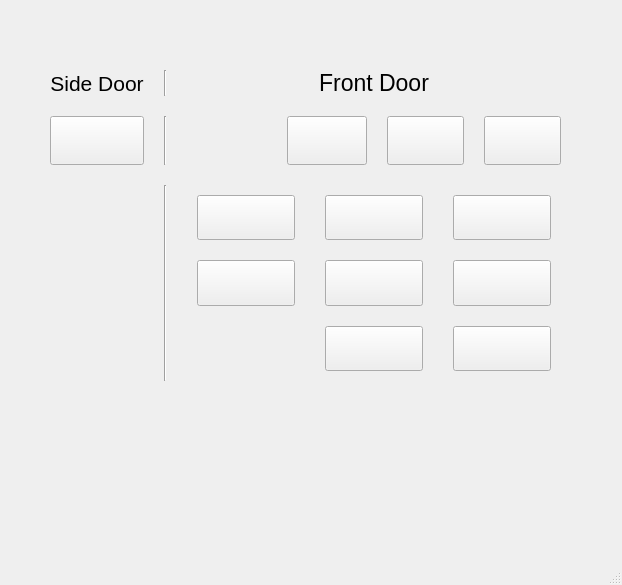
<?xml version="1.0" encoding="UTF-8"?>
<ui version="4.0">
 <class>WBSDButtonTestWindow</class>
 <widget class="QMainWindow" name="WBSDButtonTestWindow">
  <property name="geometry">
   <rect>
    <x>0</x>
    <y>0</y>
    <width>622</width>
    <height>585</height>
   </rect>
  </property>
  <property name="windowTitle">
   <string>Button test</string>
  </property>
  <widget class="QWidget" name="centralwidget">
   <widget class="QWidget" name="gridLayoutWidget">
    <property name="geometry">
     <rect>
      <x>20</x>
      <y>40</y>
      <width>551</width>
      <height>371</height>
     </rect>
    </property>
    <layout class="QGridLayout" name="gridLayout" rowstretch="1,2,8" columnstretch="1,0,5">
     <property name="leftMargin">
      <number>30</number>
     </property>
     <property name="topMargin">
      <number>30</number>
     </property>
     <property name="rightMargin">
      <number>10</number>
     </property>
     <property name="bottomMargin">
      <number>30</number>
     </property>
     <property name="spacing">
      <number>20</number>
     </property>
     <item row="0" column="0">
      <widget class="QLabel" name="label">
       <property name="font">
        <font>
         <pointsize>16</pointsize>
        </font>
       </property>
       <property name="text">
        <string>Side Door</string>
       </property>
       <property name="alignment">
        <set>Qt::AlignCenter</set>
       </property>
      </widget>
     </item>
     <item row="1" column="2">
      <layout class="QHBoxLayout" name="horizontalLayout">
       <property name="spacing">
        <number>20</number>
       </property>
       <property name="leftMargin">
        <number>100</number>
       </property>
       <item>
        <widget class="QPushButton" name="button9">
         <property name="enabled">
          <bool>true</bool>
         </property>
         <property name="sizePolicy">
          <sizepolicy hsizetype="Minimum" vsizetype="Expanding">
           <horstretch>0</horstretch>
           <verstretch>0</verstretch>
          </sizepolicy>
         </property>
         <property name="minimumSize">
          <size>
           <width>80</width>
           <height>37</height>
          </size>
         </property>
         <property name="text">
          <string/>
         </property>
        </widget>
       </item>
       <item>
        <widget class="QPushButton" name="button10">
         <property name="enabled">
          <bool>true</bool>
         </property>
         <property name="sizePolicy">
          <sizepolicy hsizetype="Minimum" vsizetype="Expanding">
           <horstretch>0</horstretch>
           <verstretch>0</verstretch>
          </sizepolicy>
         </property>
         <property name="text">
          <string/>
         </property>
        </widget>
       </item>
       <item>
        <widget class="QPushButton" name="button11">
         <property name="enabled">
          <bool>true</bool>
         </property>
         <property name="sizePolicy">
          <sizepolicy hsizetype="Minimum" vsizetype="Expanding">
           <horstretch>0</horstretch>
           <verstretch>0</verstretch>
          </sizepolicy>
         </property>
         <property name="text">
          <string/>
         </property>
        </widget>
       </item>
      </layout>
     </item>
     <item row="0" column="2">
      <widget class="QLabel" name="label_2">
       <property name="font">
        <font>
         <pointsize>17</pointsize>
        </font>
       </property>
       <property name="text">
        <string>Front Door</string>
       </property>
       <property name="alignment">
        <set>Qt::AlignCenter</set>
       </property>
      </widget>
     </item>
     <item row="2" column="2">
      <layout class="QGridLayout" name="gridLayout_3" columnstretch="0,0,0,0">
       <property name="sizeConstraint">
        <enum>QLayout::SetDefaultConstraint</enum>
       </property>
       <property name="leftMargin">
        <number>10</number>
       </property>
       <property name="topMargin">
        <number>10</number>
       </property>
       <property name="rightMargin">
        <number>10</number>
       </property>
       <property name="bottomMargin">
        <number>10</number>
       </property>
       <property name="horizontalSpacing">
        <number>30</number>
       </property>
       <property name="verticalSpacing">
        <number>20</number>
       </property>
       <item row="2" column="2">
        <widget class="QPushButton" name="button3">
         <property name="sizePolicy">
          <sizepolicy hsizetype="Minimum" vsizetype="Expanding">
           <horstretch>0</horstretch>
           <verstretch>0</verstretch>
          </sizepolicy>
         </property>
         <property name="text">
          <string/>
         </property>
        </widget>
       </item>
       <item row="2" column="3">
        <widget class="QPushButton" name="button6">
         <property name="sizePolicy">
          <sizepolicy hsizetype="Minimum" vsizetype="Expanding">
           <horstretch>0</horstretch>
           <verstretch>0</verstretch>
          </sizepolicy>
         </property>
         <property name="text">
          <string/>
         </property>
        </widget>
       </item>
       <item row="0" column="2">
        <widget class="QPushButton" name="button1">
         <property name="sizePolicy">
          <sizepolicy hsizetype="Minimum" vsizetype="Expanding">
           <horstretch>0</horstretch>
           <verstretch>0</verstretch>
          </sizepolicy>
         </property>
         <property name="text">
          <string/>
         </property>
        </widget>
       </item>
       <item row="0" column="3">
        <widget class="QPushButton" name="button4">
         <property name="sizePolicy">
          <sizepolicy hsizetype="Minimum" vsizetype="Expanding">
           <horstretch>0</horstretch>
           <verstretch>0</verstretch>
          </sizepolicy>
         </property>
         <property name="text">
          <string/>
         </property>
        </widget>
       </item>
       <item row="1" column="3">
        <widget class="QPushButton" name="button5">
         <property name="sizePolicy">
          <sizepolicy hsizetype="Minimum" vsizetype="Expanding">
           <horstretch>0</horstretch>
           <verstretch>0</verstretch>
          </sizepolicy>
         </property>
         <property name="text">
          <string/>
         </property>
        </widget>
       </item>
       <item row="1" column="2">
        <widget class="QPushButton" name="button2">
         <property name="sizePolicy">
          <sizepolicy hsizetype="Minimum" vsizetype="Expanding">
           <horstretch>0</horstretch>
           <verstretch>0</verstretch>
          </sizepolicy>
         </property>
         <property name="text">
          <string/>
         </property>
        </widget>
       </item>
       <item row="0" column="1">
        <widget class="QPushButton" name="button7">
         <property name="sizePolicy">
          <sizepolicy hsizetype="Minimum" vsizetype="Expanding">
           <horstretch>0</horstretch>
           <verstretch>0</verstretch>
          </sizepolicy>
         </property>
         <property name="text">
          <string/>
         </property>
        </widget>
       </item>
       <item row="1" column="1">
        <widget class="QPushButton" name="button8">
         <property name="sizePolicy">
          <sizepolicy hsizetype="Minimum" vsizetype="Expanding">
           <horstretch>0</horstretch>
           <verstretch>0</verstretch>
          </sizepolicy>
         </property>
         <property name="text">
          <string/>
         </property>
        </widget>
       </item>
      </layout>
     </item>
     <item row="1" column="0">
      <widget class="QPushButton" name="button12">
       <property name="sizePolicy">
        <sizepolicy hsizetype="Minimum" vsizetype="Expanding">
         <horstretch>0</horstretch>
         <verstretch>0</verstretch>
        </sizepolicy>
       </property>
       <property name="text">
        <string/>
       </property>
      </widget>
     </item>
     <item row="0" column="1">
      <widget class="Line" name="line">
       <property name="orientation">
        <enum>Qt::Vertical</enum>
       </property>
      </widget>
     </item>
     <item row="1" column="1">
      <widget class="Line" name="line_2">
       <property name="orientation">
        <enum>Qt::Vertical</enum>
       </property>
      </widget>
     </item>
     <item row="2" column="1">
      <widget class="Line" name="line_3">
       <property name="sizePolicy">
        <sizepolicy hsizetype="Expanding" vsizetype="Expanding">
         <horstretch>0</horstretch>
         <verstretch>0</verstretch>
        </sizepolicy>
       </property>
       <property name="orientation">
        <enum>Qt::Vertical</enum>
       </property>
      </widget>
     </item>
    </layout>
   </widget>
  </widget>
  <widget class="QMenuBar" name="menubar">
   <property name="geometry">
    <rect>
     <x>0</x>
     <y>0</y>
     <width>622</width>
     <height>21</height>
    </rect>
   </property>
  </widget>
  <widget class="QStatusBar" name="statusbar"/>
 </widget>
 <tabstops>
  <tabstop>button1</tabstop>
  <tabstop>button2</tabstop>
  <tabstop>button3</tabstop>
  <tabstop>button4</tabstop>
  <tabstop>button5</tabstop>
  <tabstop>button6</tabstop>
  <tabstop>button7</tabstop>
  <tabstop>button8</tabstop>
  <tabstop>button9</tabstop>
  <tabstop>button10</tabstop>
  <tabstop>button11</tabstop>
 </tabstops>
 <resources/>
 <connections/>
</ui>
